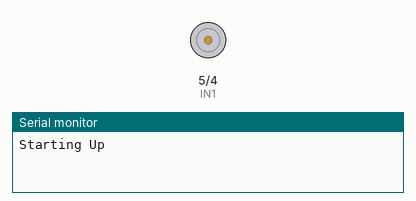
This sketch was run on a simulated Arduino Uno, built with avr-gcc and run on an emulated ATmega328P. On the bench: motor-driver pin pairs drawn as motors (green arrow = first pin HIGH = forward, orange = second pin HIGH = backward, longer = more drive), the last lines printed to the serial monitor.

Above: at 2.5 s.
At 7.5 s:
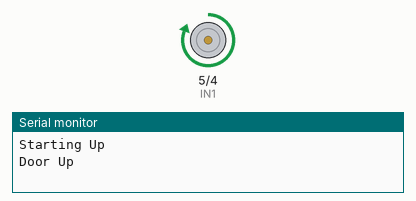
At 17.5 s:
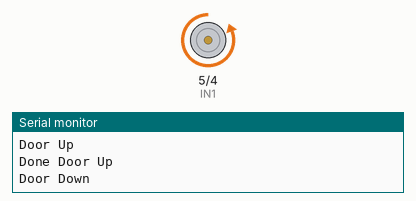
Timing chart, 0 to 26.0 s (numbered marks = the images above):
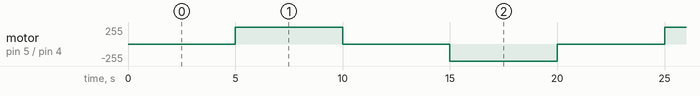

The sketch:

door_control.ino
```cpp
#include <time.h>

int IN1 = 5;
int IN2 = 4;

void setup() {
// set all the motor control pins to outputs
Serial.begin(9600);
pinMode(IN1, OUTPUT);
pinMode(IN2, OUTPUT);
digitalWrite(IN1, LOW);
digitalWrite(IN2, LOW);
}


void doorUp() {
  Serial.println("Door Up");
  digitalWrite(IN1, HIGH);
  digitalWrite(IN2, LOW);
  delay(5000); // let motor run for 5 seconds
  digitalWrite(IN1, LOW);
  digitalWrite(IN2, LOW);
  Serial.println("Done Door Up");
}

void doorDown() {
  Serial.println("Door Down");
  digitalWrite(IN1, LOW);
  digitalWrite(IN2, HIGH);
  delay(5000); // let motor run for 5 seconds
  digitalWrite(IN1, LOW);
  digitalWrite(IN2, LOW);
  Serial.println("Done Door Down");
}

void loop() {
  Serial.println("Starting Up");
  delay(5000);
  doorUp();
  delay(5000);
  doorDown();
}
```

Measured:
- by itself, motor on pin 5 (IN1) / pin 4 (IN2): repeats every 20.0 s: stopped 5.0 s, backward 255/255 5.0 s, stopped 5.0 s, forward 255/255 5.0 s
